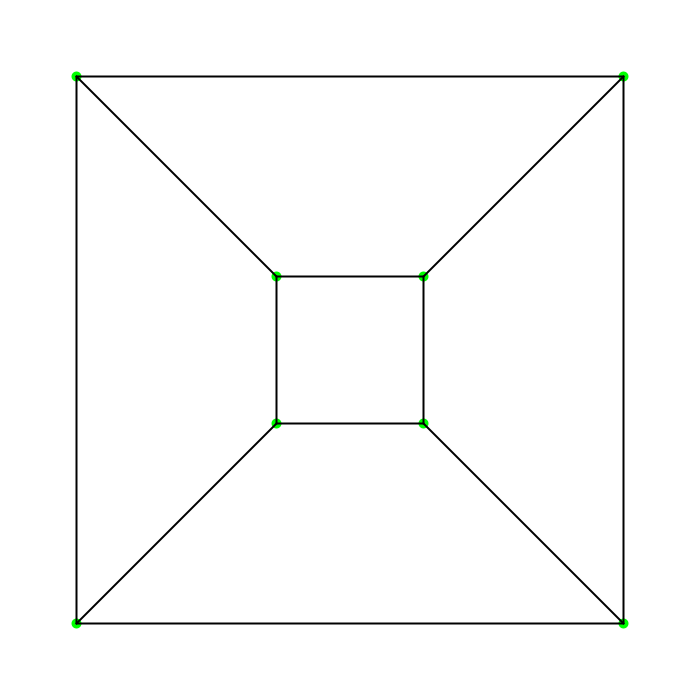
Frame 1 (no input)
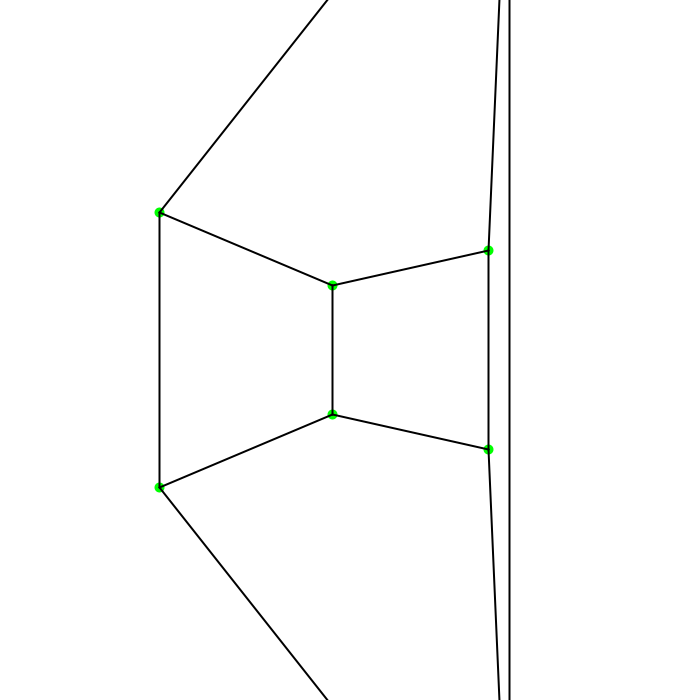
Frame 60 (the mouse pressed at the canvas centre just before this capture)
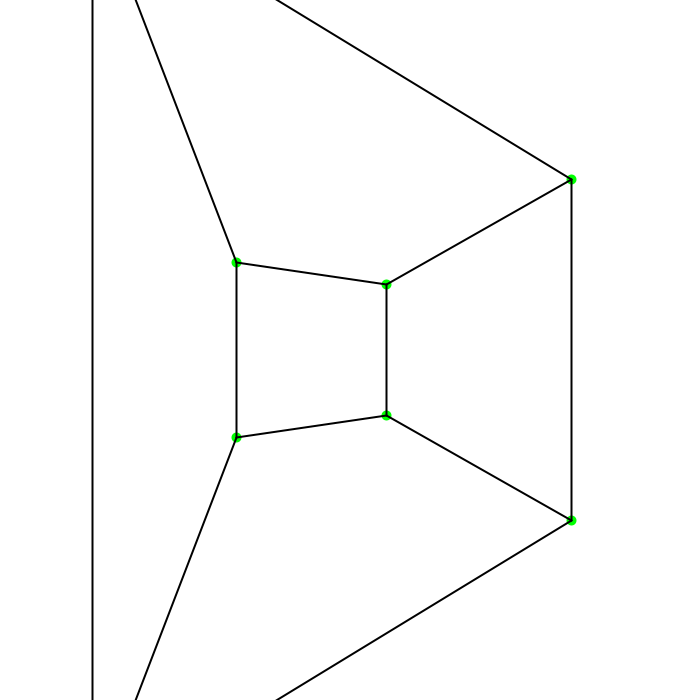
Frame 120 (the mouse held since frame 60 and released just before this capture)

The Processing sketch that drew these frames (run headless with seeded random() and noise(); from frame 60 on, the mouse is pressed at the canvas centre):

// Processing sketch: Projections
// ── Projections.pde



PVector[] points;
float angle = 0;

void setup() {
  size(700, 700);
  points = new PVector[8];
  
  points[0] = new PVector(-100, -100, -100);
  points[1] = new PVector(100, -100, -100);
  points[2] = new PVector(100, 100, -100);
  points[3] = new PVector(-100, 100, -100);
  points[4] = new PVector(-100, -100, 100);
  points[5] = new PVector(100, -100, 100);
  points[6] = new PVector(100, 100, 100);
  points[7] = new PVector(-100, 100, 100);
  
} 

void draw() {
  background(255);
  translate(width / 2, height / 2);
 
  //beginShape();
  ArrayList<PVector> projectedPoints = new ArrayList<PVector>();
  
  for (PVector vec : points) {
    vec.normalize();
    //PVector Tvec = RotateX(vec, angle);
    PVector Tvec = RotateY(vec, angle);
    //Tvec = RotateZ(Tvec, angle);
    
    float viewDistance = 1;
    float z = 1 / (viewDistance - Tvec.z);
    Matrix projectionMatrix = makeProjectionMatrix(z);
    PVector projectedVec = matrixToVec(projectionMatrix.matrixMultiplication(vecToMatrix(Tvec)));
    projectedVec.mult(200);
    projectedPoints.add(projectedVec);
  } 
  stroke(0, 255, 0);
  strokeWeight(10);
  noFill();
  for (PVector vec : projectedPoints) {
    point(vec.x, vec.y);
  } 
  for (int i = 0; i < 4; i++) {
    connectTwoPoints(i, (i + 1) % 4, projectedPoints);
    connectTwoPoints(i + 4, ((i + 1) % 4) + 4, projectedPoints);
    connectTwoPoints(i, i + 4, projectedPoints); 
  }
  //endShape(CLOSE);
  angle += 0.01;
  
}

void connectTwoPoints(int i, int j, ArrayList<PVector> projectedPoints) {
  PVector a = projectedPoints.get(i);
  PVector b = projectedPoints.get(j);
  strokeWeight(2);
  stroke(0);
  line(a.x, a.y, b.x, b.y);
  
} 

PVector RotateZ(PVector vec, float angle) {
  Matrix rotationMatrix = new Matrix(3, 3);
  rotationMatrix.matrix[0][0] = cos(angle);
  rotationMatrix.matrix[1][0] = sin(angle);
  rotationMatrix.matrix[2][0] = 0;
  
  
  rotationMatrix.matrix[0][1] = -sin(angle);
  rotationMatrix.matrix[1][1] = cos(angle);
  rotationMatrix.matrix[2][1] = 0;
  
  rotationMatrix.matrix[0][2] = 0;
  rotationMatrix.matrix[1][2] = 0;
  rotationMatrix.matrix[2][2] = 1;
 
  return matrixToVec(rotationMatrix.matrixMultiplication(vecToMatrix(vec)));

} 

PVector RotateX(PVector vec, float angle) {
  Matrix rotationMatrix = new Matrix(3, 3);
  rotationMatrix.matrix[0][0] = 1;
  rotationMatrix.matrix[1][0] = 0;
  rotationMatrix.matrix[2][0] = 0;
  
  
  rotationMatrix.matrix[0][1] = 0;
  rotationMatrix.matrix[1][1] = cos(angle);
  rotationMatrix.matrix[2][1] = sin(angle);
  
  rotationMatrix.matrix[0][2] = 0;
  rotationMatrix.matrix[1][2] = -sin(angle);
  rotationMatrix.matrix[2][2] = cos(angle);
 
  return matrixToVec(rotationMatrix.matrixMultiplication(vecToMatrix(vec)));

} 

PVector RotateY(PVector vec, float angle) {
  Matrix rotationMatrix = new Matrix(3, 3);
  rotationMatrix.matrix[0][0] = cos(angle);
  rotationMatrix.matrix[1][0] = 0;
  rotationMatrix.matrix[2][0] = sin(angle);
  
  
  rotationMatrix.matrix[0][1] = 0;
  rotationMatrix.matrix[1][1] = 1;
  rotationMatrix.matrix[2][1] = 0;
  
  rotationMatrix.matrix[0][2] = -sin(angle);
  rotationMatrix.matrix[1][2] = 0;
  rotationMatrix.matrix[2][2] = cos(angle);
 
  return matrixToVec(rotationMatrix.matrixMultiplication(vecToMatrix(vec)));

} 


 //matrix for projecting a 3d object in 2d
Matrix makeProjectionMatrix(float depth) {
  Matrix projectionMatrix = new Matrix(3, 3);
  projectionMatrix.matrix[0][0] = depth;
  projectionMatrix.matrix[0][1] = 0;
  projectionMatrix.matrix[0][2] = 0;
  projectionMatrix.matrix[1][0] = 0;
  projectionMatrix.matrix[1][1] = depth;
  projectionMatrix.matrix[1][2] = 0;
  
  projectionMatrix.matrix[2][0] = 0;
  projectionMatrix.matrix[2][1] = 0;
  projectionMatrix.matrix[2][2] = 0;
  return projectionMatrix;
} 

// ── Matrix.pde

class Matrix {
  int rows;
  int cols;
  float[][] matrix;
  
  Matrix(int r,int c) {
   rows=r;
   cols=c;
   matrix=new float[rows][cols];
   
  }
  void initRandom() {
    for(int i=0;i<rows;i++) {
      for(int j=0;j<cols;j++) {
        matrix[i][j]=floor(random(0,7));
      } 
    } 
    
  } 
  
  void printTheMatrix() {
    for(int i=0;i<rows;i++) {
      print("[");
      for(int j=0;j<cols;j++) {
        print(matrix[i][j]+",");
      } 
      println("]");
    } 
    
    println();
  } 
  
  Matrix matrixMultiplication(Matrix temp) {
    Matrix newMatrix;
    //println(this.cols+" "+temp.rows);
    if(this.cols==temp.rows) {
      newMatrix=new Matrix(this.rows,temp.cols);
      for(int i=0;i<newMatrix.rows;i++) {
        for(int j=0;j<newMatrix.cols;j++) {
          for(int k=0;k<this.cols;k++) {
            newMatrix.matrix[i][j]+=this.matrix[i][k]*temp.matrix[k][j];
          } 
        } 
      } 
    }else {
      newMatrix=null;
      println("Matrices cannot be multiplide");
    } 
    return newMatrix;
  }
  
  boolean isSquare() {
    return (this.rows==this.cols);
  } 
  
  float Determinant(Matrix m) {
    if(isSquare()==false) {
      println("Matrix need to be square");
      return -1;
    } 
    if(m.rows==1 && m.cols==1) {
      return m.matrix[0][0];
    }
    if(m.rows==2 && m.cols==2) {
      return ((m.matrix[0][0]*m.matrix[1][1])-(m.matrix[1][0]*m.matrix[0][1]));
    } 
    float  sum=0;
    for(int i=0;i<m.cols;i++) {
      sum+=getSign(i)*m.matrix[0][i]*Determinant(createSubMatrix(m,0,i)); 
    }
    
    return sum;
    
  } 
  
  Matrix createSubMatrix(Matrix m,int excludingRow,int excludingCol) {
    Matrix detMat=new Matrix(m.rows-1,m.cols-1);
    int r=-1;
    for(int i=0;i<m.rows;i++) {
      if(i==excludingRow)
        continue;
      r++;
      int c=-1;
      for(int j=0;j<m.cols;j++) {
        if(j==excludingCol) 
          continue;
        detMat.matrix[r][++c]=m.matrix[i][j];
      }
    }
    return detMat;
  } 
  
  int getSign(int i) {
    if(i%2==0) {
       return 1; 
    } else  {
      return -1;
    } 
  } 
  
  void multiply(float value) {
    for(int i=0;i<rows;i++) {
      for(int j=0;j<cols;j++) {
        matrix[i][j]*=value;
      } 
    } 
    
  } 
  
  Matrix cofactor(Matrix mat) {
    Matrix m=new Matrix(mat.rows,mat.cols);
    for(int i=0;i<m.rows;i++) {
      for(int j=0;j<m.cols;j++) {
        m.matrix[i][j]=getSign(i)*getSign(j)*Determinant(createSubMatrix(mat,i,j));
      } 
    }
    return m;
  } 
  
  Matrix Transpose(Matrix matrix) {
    Matrix transposeM=new Matrix(matrix.cols,matrix.rows);
    for(int i=0;i<transposeM.rows;i++) {
      for(int j=0;j<transposeM.cols;j++) {
        transposeM.matrix[i][j]=matrix.matrix[j][i];
      } 
    } 
    return transposeM;
  } 
  
  Matrix Inverse(Matrix m) {
    Matrix inverse=Transpose(cofactor(m));
    inverse.multiply(1.0/Determinant(m));
    return inverse;
  }
  
  Matrix Identity() {
    Matrix ide=new Matrix(rows,cols);
    
    for(int i=0;i<rows;i++) {
      for(int j=0;j<cols;j++) {
        if(i==j) {
          ide.matrix[i][j]=1;
        }
        else {
          ide.matrix[i][j]=0;
        } 
      } 
      
    } 
    return ide;
    
  }
  
  Matrix vecToCol(float x,float y) {
    Matrix vecCol=new Matrix(2,1);
    vecCol.matrix[0][0]=x;
    vecCol.matrix[1][0]=y;
    return vecCol;
  } 
  
   Matrix vecToCol(float x,float y,float z) {
    Matrix vecCol=new Matrix(3,1);
    vecCol.matrix[0][0]=x;
    vecCol.matrix[1][0]=y;
    vecCol.matrix[2][0]=z;
    return vecCol;
  } 
  
  
  void swapRows(int row1,int row2) {
    float[] temp=new float[cols];
    //for(int i=0;i<cols;i++) {
     // temp[i]=matrix[row1][i];
    //} 
    for(int i=0;i<cols;i++) {
      temp[i]=matrix[row1][i];
      matrix[row1][i]=matrix[row2][i];
      matrix[row2][i]=temp[i];
    } 
  } 
  
  void multiplyRow(int row,float value) {
    for(int i=0;i<cols;i++) {
      matrix[row][i]*=value;
    } 
  } 
  
  void subtractRows(float value,int rowTimesValue,int subtractFromThisRow) {
    for(int i=0;i<cols;i++) {
      matrix[subtractFromThisRow][i]-=value*matrix[rowTimesValue][i];
    } 
  } 
  
  void rref() {
    int lead=0;//pivot
    int i;
    boolean quit=false;
    
    for(int row=0;row<rows && !quit;row++) {
      if(cols<=lead) {
        quit=true;
        break;
      } 
      i=row;
      while(!quit && matrix[i][lead]==0) {
        i++;
        if(rows==i) {
          i=row;
          lead++;
          if(cols==lead) {
            quit=true;
            break;
          } 
        } 
      }
      if(!quit) {
        swapRows(i,row);
        if(matrix[row][lead]!=0) {
          multiplyRow(row,1.0f/matrix[row][lead]);
          
        }
        for(int j=0;j<rows;j++) {
          if(j!=row) {
            subtractRows(matrix[j][lead],row,j);
          } 
        } 
      } 
    } 
  } 
  
  Matrix addMatrix(Matrix m2) {
    Matrix sumMatrix=new Matrix(this.rows,this.cols);;
    if(m2.rows==this.rows && m2.cols==this.cols) {
      for(int i=0;i<sumMatrix.rows;i++) {
        for(int j=0;j<sumMatrix.cols;j++) {
          sumMatrix.matrix[i][j]+=m2.matrix[i][j]+matrix[i][j];
        } 
      } 
    }
    return sumMatrix;
  }
} 

Matrix vecToMatrix(PVector vec) {
  Matrix m = new Matrix(3, 1);
  m.matrix[0][0] = vec.x;
  m.matrix[1][0] = vec.y;
  m.matrix[2][0] = vec.z;
  return m;
} 

PVector matrixToVec(Matrix m) {
  PVector vec = new PVector();
  vec.x = m.matrix[0][0];
  vec.y = m.matrix[1][0];
  if (m.rows > 2) {
    vec.z = m.matrix[2][0];
  }
  return vec;
} 
